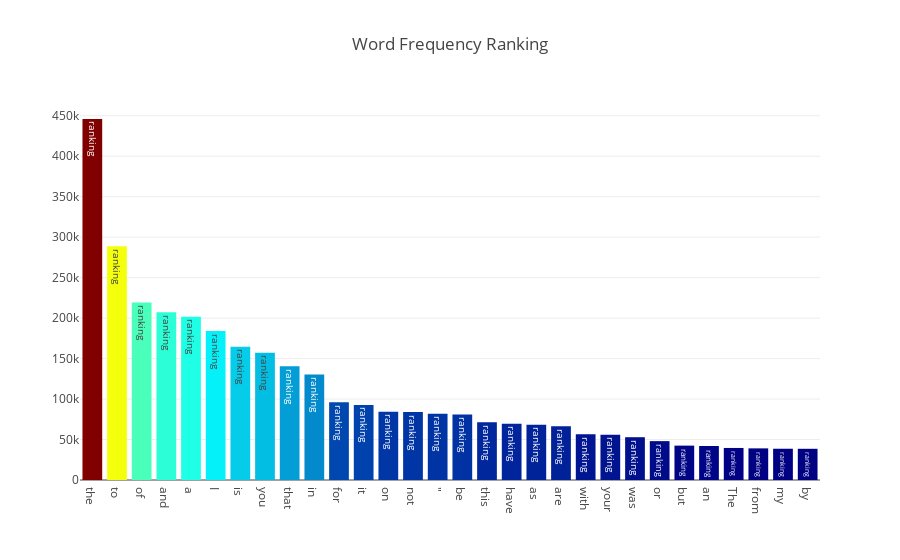

The cell this chart's notebook holds for it:
### Markdown cell above
Cümleleri parçaladık ve sayılabilir bir duruma getirdik. En çok kullanılan kelimeleri interaktif Plotly kütüphanesiyle görselleştirelim.

### Code cell
import plotly.offline as py
py.init_notebook_mode(connected=True)
import plotly.graph_objs as go

words = train['comment_text'].str.split(expand=True).unstack().value_counts()
data = [go.Bar(
            x = words.index.values[:30],
            y = words.values[:30],
            marker= dict(colorscale='Jet',
                         color = words.values[:30]),
            text='ranking'
    )]
layout = go.Layout(
    title='Word Frequency Ranking'
)
fig = go.Figure(data=data, layout=layout)
py.iplot(fig, filename='ranking')

### Figure 1 — Plotly figure (JSON) as saved in the notebook; plotly's stock layout.template omitted (floating-point values rounded to 4 significant figures)
{"data": [{"marker": {"color": [445987, 288817, 219334, 207381, 201817, 183930, 164639, 157272, 140545, 130262, 96010, 92651, 84453, 83944, 81755, 80928, 71429, 69414, 68345, 66277, 56471, 55802, 52875, 48019, 42472, 41976, 39578, 39075, 38622, 38562], "colorscale": "Jet"}, "text": "ranking", "type": "bar", "uid": "088d4c42-a2f4-11e8-9040-878b332a4733", "x": ["the", "to", "of", "and", "a", "I", "is", "you", "that", "in", "for", "it", "on", "not", "\"", "be", "this", "have", "as", "are", "with", "your", "was", "or", "but", "an", "The", "from", "my", "by"], "y": [445987, 288817, 219334, 207381, 201817, 183930, 164639, 157272, 140545, 130262, 96010, 92651, 84453, 83944, 81755, 80928, 71429, 69414, 68345, 66277, 56471, 55802, 52875, 48019, 42472, 41976, 39578, 39075, 38622, 38562]}], "layout": {"title": "Word Frequency Ranking"}}
